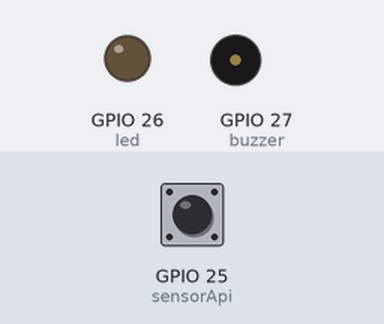
The sketch below on a simulated ESP32. Parts: output pins drawn as LEDs (lit = HIGH), buzzer (waves = sounding). Dashed ring = blinking. The test bench sets the inputs (shaded band); at power-on: GPIO 25 (sensorApi) HIGH. What the sketch prints to the serial monitor is not drawn.

Above: at 1.2 s.
1.3 s: GPIO 25 (sensorApi) driven LOW
At 1.7 s:
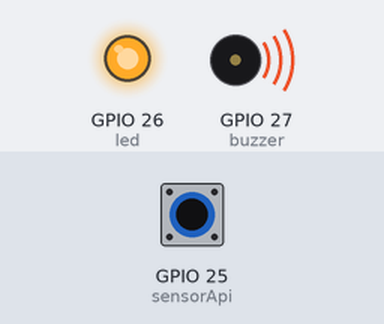
2.8 s: GPIO 25 (sensorApi) driven HIGH
At 4.1 s:
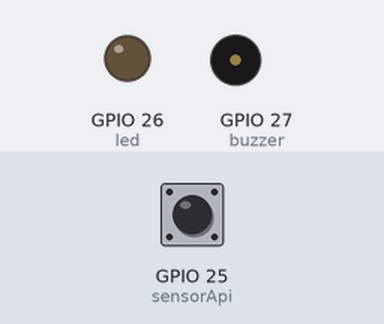
5.8 s: GPIO 25 (sensorApi) pulsed LOW 5 times (0.12 s each, 0.3 s apart)
At 6.2 s:
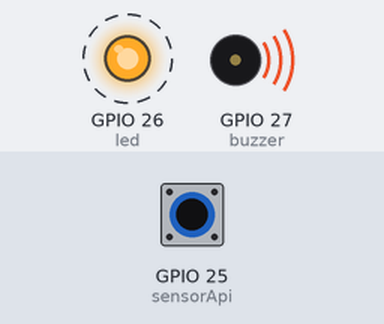
10.3 s: GPIO 25 (sensorApi) pulsed LOW 5 times (0.12 s each, 0.3 s apart)
At 10.7 s:
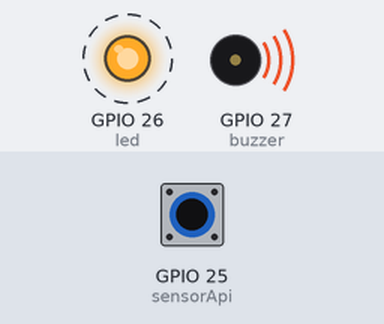
Timing chart, 0 to 13.5 s (numbered marks = the images above; inputs shaded):
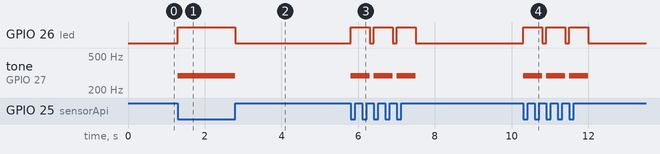

The sketch:

sketch_oct14a.ino
```cpp
#define buzzer 27
#define led 26
#define sensorApi 25

void setup() {
  // put your setup code here, to run once:
  Serial.begin(115200);
  pinMode(sensorApi, INPUT);
  pinMode(led, OUTPUT);
}

void loop() {
  // put your main code here, to run repeatedly:
  bool readFireSensor = digitalRead(sensorApi);

  if (readFireSensor == LOW){
    Serial.println("Ada Api!");
  	tone(buzzer, 293);
    digitalWrite(led, HIGH);
    delay(500);
  }else{
    Serial.println("Tidak ada Api!");
    noTone(buzzer);
    digitalWrite(led, LOW);
  }

}
```

Measured:
- after the input at 1.3 s, GPIO 26 (led): LOW → HIGH at once; tone on GPIO 27 (buzzer): silent → 293 Hz at once
- after the input at 2.8 s, GPIO 26 (led): HIGH → LOW at once; tone on GPIO 27 (buzzer): 293 Hz → silent at once
- after the input at 5.8 s, GPIO 26 (led): alternates HIGH for 0.50 s and LOW for 0.10 s, 6 changes in all, then stays LOW, starting at once; tone on GPIO 27 (buzzer): alternates 293 Hz for 0.50 s and silent for 0.10 s, 6 changes in all, then stays silent, starting at once
- after the input at 10.3 s, GPIO 26 (led): alternates HIGH for 0.50 s and LOW for 0.10 s, 6 changes in all, then stays LOW, starting at once; tone on GPIO 27 (buzzer): alternates 293 Hz for 0.50 s and silent for 0.10 s, 6 changes in all, then stays silent, starting at once
